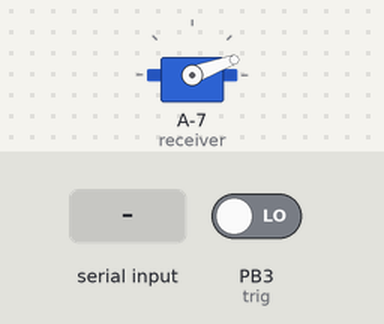
Bench run of a sketch on a simulated ATtiny85, built with avr-gcc and run on an emulated ATtiny85. Shown: servo. The test bench sets the inputs (shaded band); at power-on: PB3 (trig) LOW.

Above: at 1.2 s.
1.3 s: "1" received over Serial
At 1.45 s:
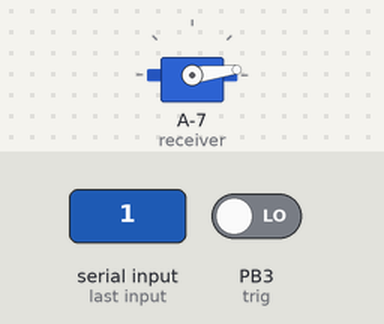
4.3 s: PB3 (trig) driven HIGH
5.8 s: PB3 (trig) driven LOW
10.6 s: "4" received over Serial
At 12.22 s:
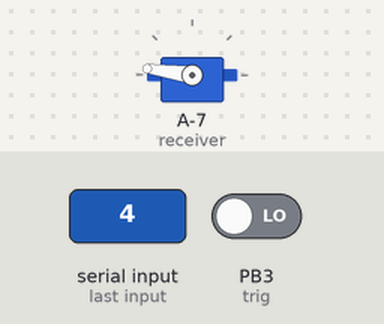
13.6 s: "0" received over Serial
At 13.6 s:
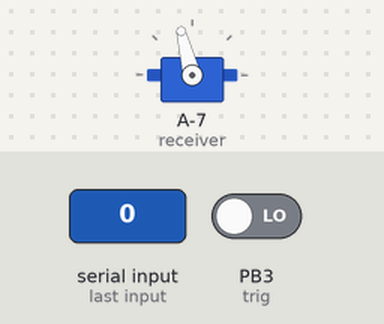
Timing chart, 0 to 16.1 s (numbered marks = the images above; inputs shaded):
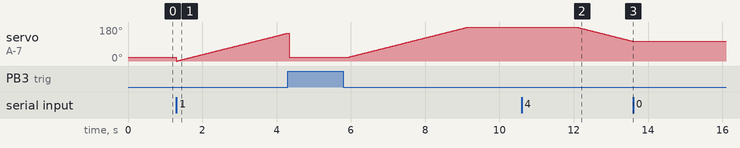

The sketch:

smart_living_project.ino
```cpp
#include <Arduino.h>
#include <Adafruit_Sensor.h>
#include <SoftwareSerial.h>
#include <Servo.h>
#include <dht.h> // librarie pentru temperatura si umiditate
#include <IRremote.h>

#define open_window   0x18
#define close_window  0x52
#define open_door     0x5A
#define close_door    0x8
#define pin_raining   A2

#define IR_RECEIVE_PIN 7
//where the functions are declared
void raining();
void temperature();
void noise();


//variables
//int ir_controller_pin = 7;
int received = 48;
int position_window = 0;
int receiver = 7;
int trig = 3;
int aerisire = 9;
int zgomot = 10;
int temp = 11;
bool window_is_opened = false;
bool door_is_opened = false;

//objects
Servo window_motor;
Servo door_motor;

void setup(){
  Serial.begin(9600);
  pinMode(receiver,INPUT);
  pinMode(trig, INPUT);
  pinMode(aerisire, INPUT);
  pinMode(zgomot, INPUT);
  pinMode(temp, INPUT);
  IrReceiver.begin(IR_RECEIVE_PIN);
  window_motor.attach(7);
  window_motor.write(20);

}

void loop(){
  if(Serial.available()){
    received = Serial.read();
  }
  if(received == 49)
    {
      if(position_window < 490){
        window_motor.write(position_window);
        position_window++;
        //delay(15);
      }
      window_is_opened = true;
    }

    if(received == 52)
    {
      if(position_window >= 20){
        window_motor.write(position_window), position_window--;
        //delay(15);
      }
      if(position_window == 0)
        window_is_opened = false;
    }
  if(digitalRead(trig) == HIGH){
    close_window_function();
    delay(500);
  }
  else if(digitalRead(aerisire) == HIGH){
    close_window_function();
    delay(500);
  }
  else if(digitalRead(temp) == HIGH){
    close_window_function();
    delay(500);
  }
  else if(digitalRead(zgomot) == HIGH){
     close_window_function();
    delay(500);
  }
  delay(20);


}

void close_window_function(){
  while(position_window >= 20){
      window_motor.write(position_window);
      position_window--;
  }
  window_is_opened = false;
}


/*
  commands:
  48 - nimic
  49 - open the window
  52 - close the window
  daca ploua il inchid
  daca sunt prea multi decibeli il inchid
  pinul 8 - window motor
  pinul 9 - door motor
  24 - sus remote
  82 - jos remote
  90 - dreapta remote
  8 - stanga remote
  28 - ok remote


 */
```

Measured:
- after the input at 10.6 s, servo on A-7 (receiver): moves from 180° to 104° over 1.5 s, starting after 1.5 s
- after the input at 13.6 s, servo on A-7 (receiver): stays 104° (without the input it goes to 103° after 0.01 s)
